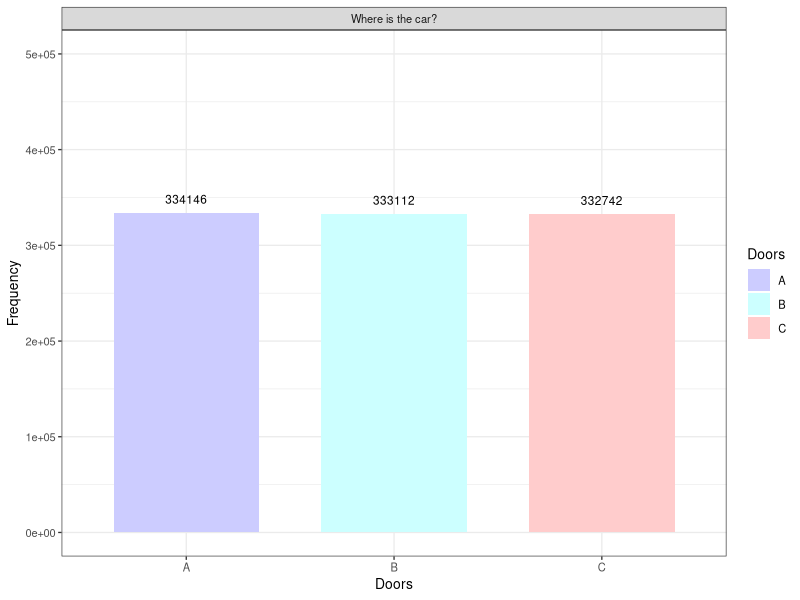

Write the R code that produced this figure.
## ---- chunk 1
knitr::opts_chunk$set(echo = TRUE)
## ---- chunk 2
n <- 1000000

cars_door <- sample(c("A","B","C"), size = n, replace = T)

df <- data.frame(Cars_door = cars_door)

head(df)
## ---- chunk 3
library(ggplot2)

g <- ggplot(df, aes(x = factor(cars_door), fill = cars_door)) +
    geom_bar(width = 0.7, stat = "count") +
    labs(x = "Doors", y = "Frequency") +
    ylim(c(0,floor(n/3) * 1.5)) +
    theme_bw(base_size = 10) +    
    geom_text(aes(label=..count..),
              stat = 'count',
              position = position_dodge(0.9),
              vjust = -1,
              size = 3.0) +
    facet_grid(~"Where is the car?") +
    guides(fill = guide_legend( title = "Doors")) +
    scale_fill_manual(values = c("A" = "#CCCCFF",
                                "B" = "#CCFFFF",
                                "C" = "#FFCCCC"))

print(g)
## ---- chunk 4
df$Chosen_door <- sample(c("A","B","C"), size = n, replace = T)

head(df)
## ---- chunk 5
result_function <- function(CarsDoor, OpenedDoor){
     if(CarsDoor == OpenedDoor) {return ("Win")}
     else {return("Lose")}
}

df$Result_if_NO_change <- mapply(result_function, df$Cars_door, df$Chosen_door)

head(df)
## ---- chunk 6
sum(df['Result_if_NO_change'] == "Win") / n
